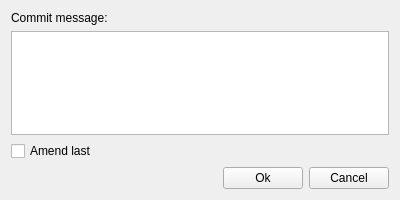
<?xml version="1.0" encoding="UTF-8"?>
<ui version="4.0">
 <class>CommitDialog</class>
 <widget class="QWidget" name="CommitDialog">
  <property name="geometry">
   <rect>
    <x>0</x>
    <y>0</y>
    <width>400</width>
    <height>200</height>
   </rect>
  </property>
  <property name="minimumSize">
   <size>
    <width>400</width>
    <height>200</height>
   </size>
  </property>
  <property name="maximumSize">
   <size>
    <width>400</width>
    <height>200</height>
   </size>
  </property>
  <property name="windowTitle">
   <string>Form</string>
  </property>
  <layout class="QVBoxLayout" name="verticalLayout_2">
   <item>
    <layout class="QVBoxLayout" name="verticalLayout">
     <item>
      <widget class="QLabel" name="label">
       <property name="text">
        <string>Commit message:</string>
       </property>
      </widget>
     </item>
     <item>
      <widget class="QPlainTextEdit" name="commitMessage"/>
     </item>
    </layout>
   </item>
   <item>
    <widget class="QCheckBox" name="amendBox">
     <property name="text">
      <string>Amend last</string>
     </property>
    </widget>
   </item>
   <item>
    <layout class="QHBoxLayout" name="horizontalLayout">
     <item>
      <spacer name="horizontalSpacer">
       <property name="orientation">
        <enum>Qt::Horizontal</enum>
       </property>
       <property name="sizeHint" stdset="0">
        <size>
         <width>40</width>
         <height>20</height>
        </size>
       </property>
      </spacer>
     </item>
     <item>
      <widget class="QPushButton" name="okButton">
       <property name="text">
        <string>Ok</string>
       </property>
      </widget>
     </item>
     <item>
      <widget class="QPushButton" name="cancelButton">
       <property name="text">
        <string>Cancel</string>
       </property>
      </widget>
     </item>
    </layout>
   </item>
  </layout>
 </widget>
 <resources/>
 <connections/>
</ui>
